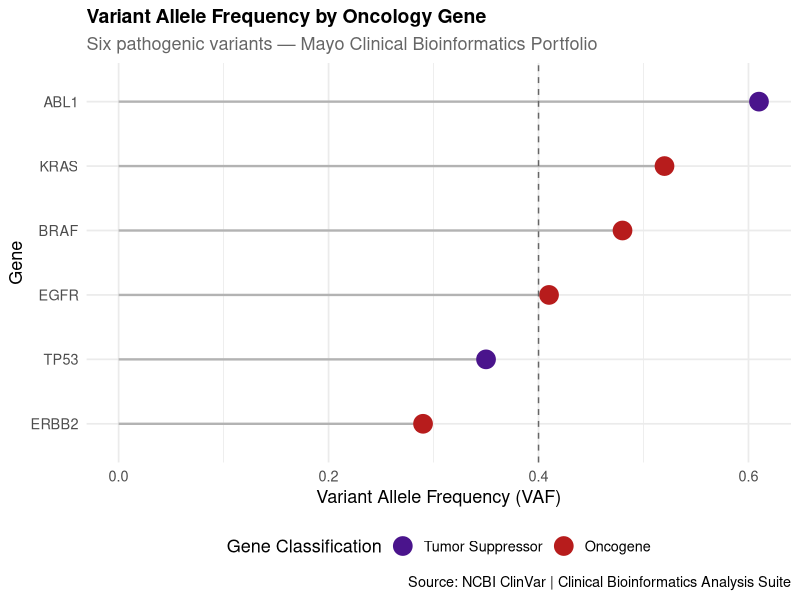
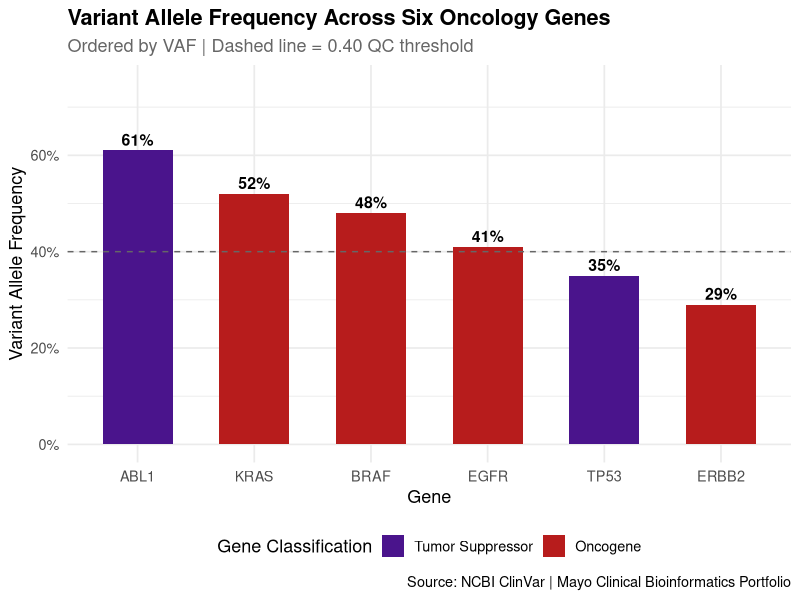
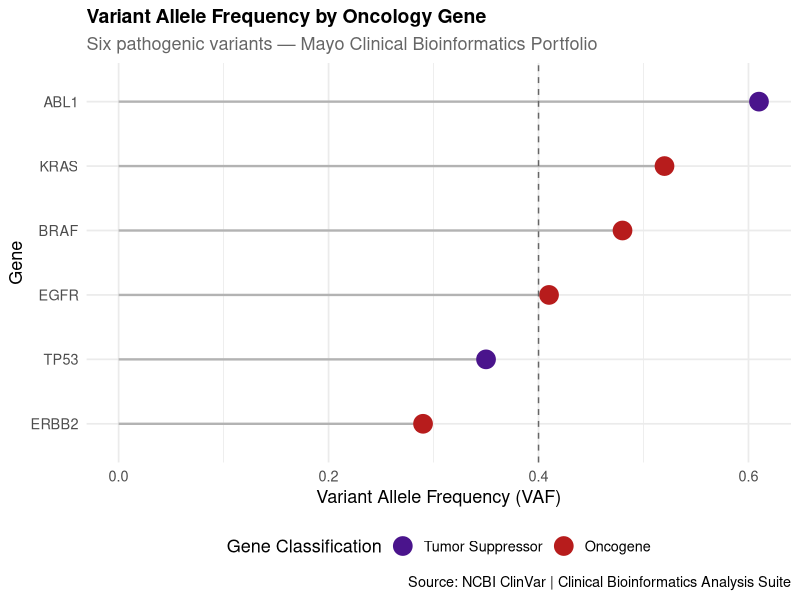
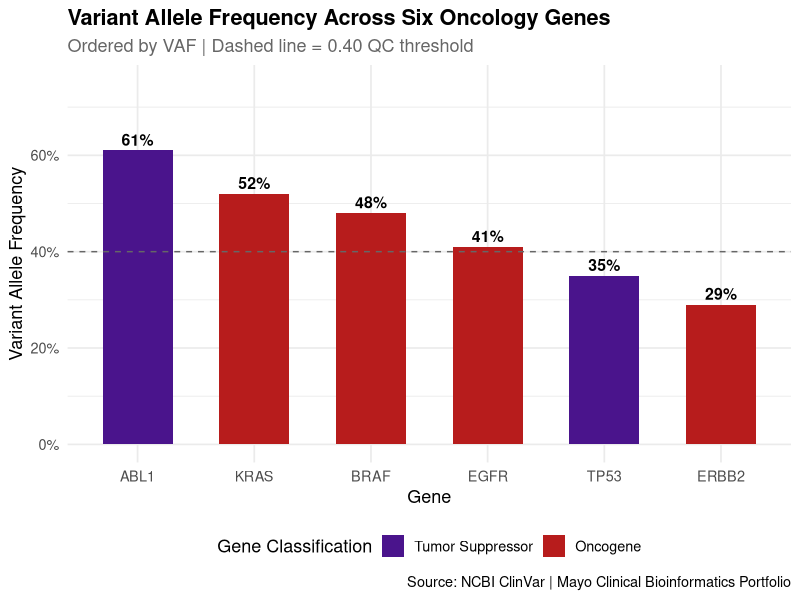

Recreate these plots in R, in order.
# =============================================================================
# PROJECT: Mayo Clinic Clinical Bioinformatics Analysis Suite
# MODULE 3: Visualization with ggplot2
# Script:  03_visualization.R
# Author:  Kristina Ankrah
# Purpose: Build publication-quality clinical figures from variant data
# =============================================================================

library(dplyr)
library(ggplot2)

# Load variant data fresh from CSV
variants_df <- read.csv(
  "data/raw/variants.csv",
  stringsAsFactors = FALSE
)

message(paste("Variants loaded:", nrow(variants_df)))

# ── PLOT 1: Lollipop plot — VAF by gene ───────────────────────────────────────
# The lollipop plot is the standard figure for variant allele frequency
# in clinical genomics publications. The line shows the VAF value,
# the dot marks the exact position, and color shows gene type.

ggplot(variants_df,
       aes(x    = reorder(gene, vaf),
           y    = vaf,
           color = oncogene)) +

  # The line from zero to the VAF value
  geom_segment(
    aes(x    = reorder(gene, vaf),
        xend = reorder(gene, vaf),
        y    = 0,
        yend = vaf),
    color = "grey70",
    linewidth = 0.8
  ) +

  # The dot at the top of each line
  geom_point(size = 6) +

  # Flip so genes are on the y-axis (standard for lollipop plots)
  coord_flip() +

  # Clinical color scheme: red = oncogene, purple = tumor suppressor
  scale_color_manual(
    values = c("TRUE"  = "#B71C1C",
               "FALSE" = "#4A148C"),
    labels = c("TRUE"  = "Oncogene",
               "FALSE" = "Tumor Suppressor")
  ) +

  # Add a horizontal reference line at VAF = 0.40
  geom_hline(yintercept = 0.40,
             linetype   = "dashed",
             color      = "grey40",
             linewidth  = 0.5) +

  labs(
    title    = "Variant Allele Frequency by Oncology Gene",
    subtitle = "Six pathogenic variants — Mayo Clinical Bioinformatics Portfolio",
    x        = "Gene",
    y        = "Variant Allele Frequency (VAF)",
    color    = "Gene Classification",
    caption  = "Source: NCBI ClinVar | Clinical Bioinformatics Analysis Suite"
  ) +

  theme_minimal(base_size = 13) +
  theme(
    plot.title    = element_text(face = "bold", size = 14),
    plot.subtitle = element_text(color = "grey40"),
    legend.position = "bottom"
  )
# Save Plot 1
ggsave(
  "figures/plot1_vaf_lollipop.png",
  width  = 10,
  height = 7,
  dpi    = 300
)
message("Plot 1 saved.")

# ── PLOT 2: Bar chart — VAF by gene colored by classification ─────────────────
ggplot(variants_df,
       aes(x    = reorder(gene, -vaf),
           y    = vaf,
           fill = oncogene)) +

  geom_col(width = 0.6) +

  geom_text(
    aes(label = paste0(vaf * 100, "%")),
    vjust    = -0.4,
    size     = 4,
    fontface = "bold"
  ) +

  scale_fill_manual(
    values = c("TRUE"  = "#B71C1C",
               "FALSE" = "#4A148C"),
    labels = c("TRUE"  = "Oncogene",
               "FALSE" = "Tumor Suppressor")
  ) +

  geom_hline(yintercept = 0.40,
             linetype   = "dashed",
             color      = "grey40") +

  scale_y_continuous(
    limits = c(0, 0.75),
    labels = scales::percent
  ) +

  labs(
    title    = "Variant Allele Frequency Across Six Oncology Genes",
    subtitle = "Ordered by VAF | Dashed line = 0.40 QC threshold",
    x        = "Gene",
    y        = "Variant Allele Frequency",
    fill     = "Gene Classification",
    caption  = "Source: NCBI ClinVar | Mayo Clinical Bioinformatics Portfolio"
  ) +

  theme_minimal(base_size = 13) +
  theme(
    plot.title      = element_text(face = "bold"),
    plot.subtitle   = element_text(color = "grey40"),
    legend.position = "bottom"
  )

ggsave(
  "figures/plot2_vaf_barchart.png",
  width  = 11,
  height = 7,
  dpi    = 300
)
message("Plot 2 saved.")
